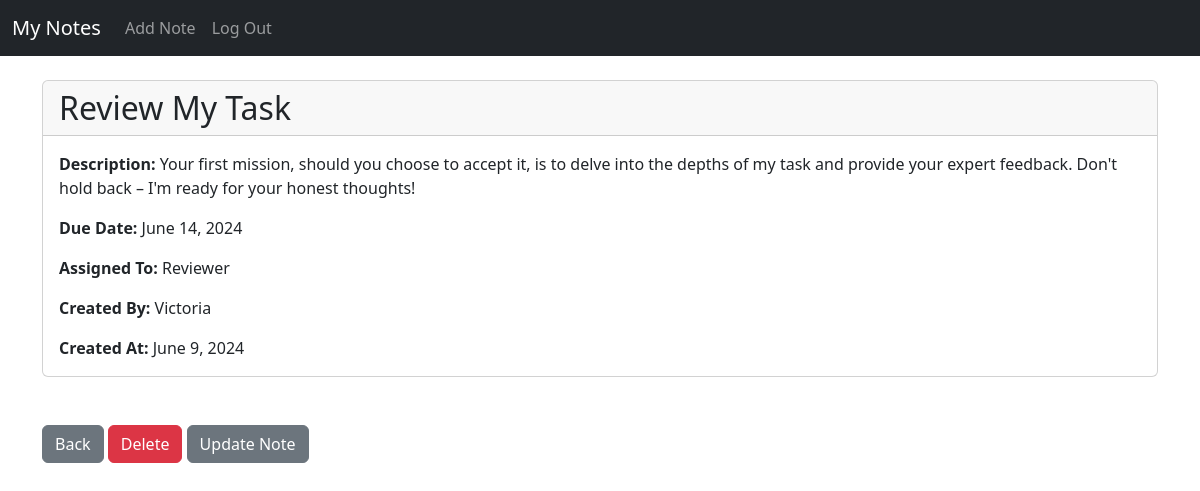
Screenshot of /task/22 (signed in) with the database file from the repository.
### my_notes/models.py (models this page shows, shortened)
class Task(models.Model):
    created_at = models.DateField(auto_now_add=True)
    user = models.ForeignKey(
        User,
        on_delete=models.CASCADE,
        related_name="created_by"
        )
    name = models.CharField(max_length=200)
    description = models.TextField()
    due_date = models.DateField()
    assigned_to = models.ForeignKey(
        User,
        on_delete=models.CASCADE,
        related_name="assigned_to",
        null=True,
        blank=True
        )
    class Meta:
        ordering = ['due_date']

### my_notes/views.py (the view)
# urls.py: path("task/<int:pk>", views.task_record, name = "task"),
def task_record(request, pk):
    if request.user.is_authenticated:
        task_record = Task.objects.get(id=pk)
        return render(request, "task.html", {"task_record":task_record})
    else:
        messages.error(request, "You must be logged in to view notes list.")
        return redirect("home")

### my_notes/templates/task.html
{% extends 'base.html' %}
{% block content %}
<div class="card">
    <h2 class="card-header">
        {{task_record.name}} <br/>
    </h2>
    <div class="card-body">
        <p class="card-text">
            <strong>Description: </strong>{{task_record.description}}
        </p>
        <p class="card-text">
            <strong>Due Date: </strong>{{task_record.due_date}}
        </p>
        <p class="card-text">
            <strong>Assigned To: </strong>{{task_record.assigned_to}}
        </p>
        <p class="card-text">
            <strong>Created By: </strong>{{task_record.user}}
        </p>
        <p class="card-text">
            <strong>Created At: </strong>{{task_record.created_at}}
        </p>
    </div>
  </div>
<br/><br/>
<a href="{%url 'home' %}" class="btn btn btn-secondary">Back</a>
<a href="{%url 'delete_task' task_record.id %}"
    class="btn btn btn-danger">Delete</a>
<a href="{%url 'update_task' task_record.id %}"
    class="btn btn btn-secondary">Update Note</a>
{% endblock %}

### rows the page displays
Task: name "Review My Task", description "Your first mission, should you choose to accept it, is to delve into the depths of my task and provide your expert feedback. Don't hold back – I'm ready for your honest thoughts!", due_date "June 14, 2024", assigned_to "Reviewer", user "Victoria", created_at "June 9, 2024"
